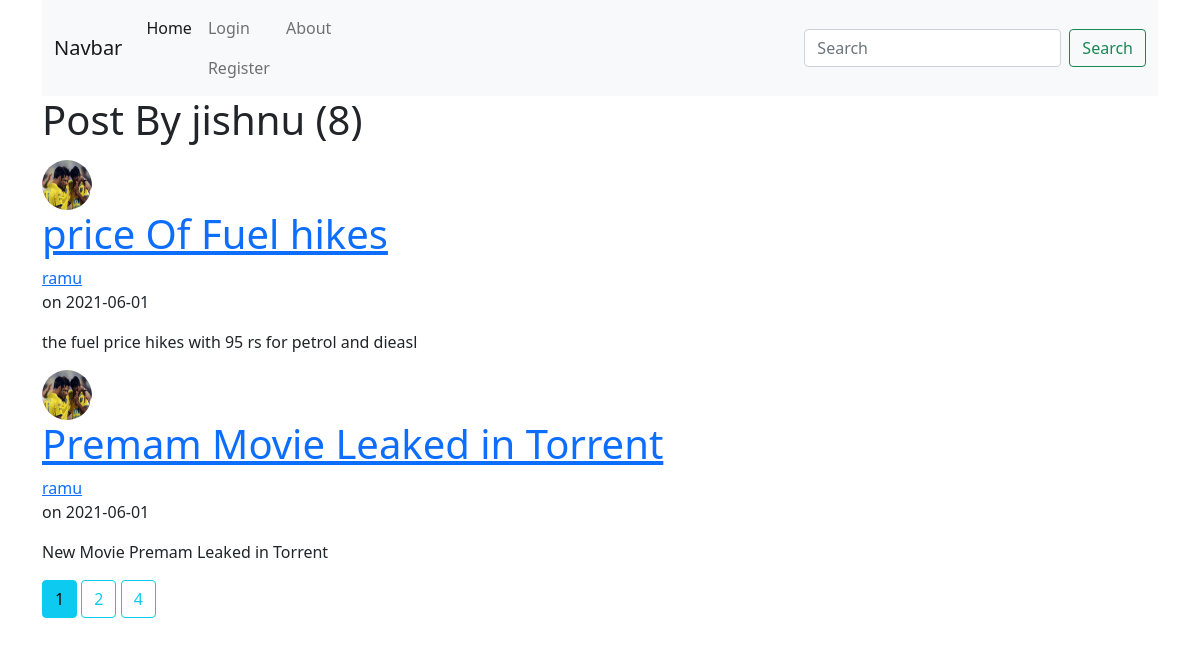
The app's page /user/jishnu with its own data.
### flask_blog/models.py (models this page shows, shortened)
class User(db.Model, UserMixin):
    id = db.Column(db.Integer ,primary_key = True)
    username = db.Column(db.String(20), unique = True ,nullable = False)
    email = db.Column(db.String(120),unique = True, nullable = False)
    image_file = db.Column(db.String(20) ,nullable = False, default = 'default.jpg')
    password = db.Column(db.String(60) ,nullable = False)
    posts = db.relationship('Post' ,backref = 'author' ,lazy=True)

class Post(db.Model):
    id = db.Column(db.Integer ,primary_key = True)
    title = db.Column(db.String(100) ,nullable = False)
    date_posted = db.Column(db.DateTime ,nullable = False,default = datetime.utcnow)
    content = db.Column(db.Text,nullable = False)
    user_id = db.Column(db.Integer ,db.ForeignKey('user.id'),nullable = False)

### flask_blog/users/routes.py (the view)
@users.route("/user/<string:username>")
def user_posts(username):
    page = request.args.get('page', 1, type = int)
    user = User.query.filter_by(username=username).first_or_404()
    posts = Post.query\
    .order_by(Post.date_posted.desc())\
    .paginate(page = page ,per_page = 2)
    return render_template('user_posts.html', posts = posts, user=user)

### flask_blog/templates/user_posts.html (shortened to what this page needs)
{% extends "layout.html" %}
{% block content %}
    <h1 class="mb-3">Post By {{ user.username }} ({{ posts.total }})</h1>
    {% for post in posts.items %}
        <article class = "media content-section">
            <div>
                <img class = 'rounded-circle article-img' src="{{ url_for('static' , filename = 'Images/' + post.author.image_file) }}" width="50" height="50">
                <h1><a href="{{ url_for('posts.post', post_id = post.id) }}">{{ post.title }}</a></h1>
            </div>
            <div class="media-body">
                <div class="article-metadata">
                    <a href="{{ url_for('users.user_posts' ,username = post.author.username) }}"> {{ post.author.username }}</a>
                    <p class="mr-2"> on {{ post.date_posted.strftime('%Y-%m-%d') }}</p>
                    <p class="article-content">{{ post.content }}</p>
                </div>
            </div>
        </article>
    {% endfor %}
    {% for page_num in posts.iter_pages(left_edge=1,right_edge=1,left_current=1,right_current=2) %}
        {% if page_num %}
            {% if posts.page == page_num %}
                <a class="btn btn-info mb-4" href="{{ url_for('users.user_posts' , username = user.username,page=page_num) }}">{{ page_num }}</a>
            {% else %}
                <a class="btn btn-outline-info mb-4" href="{{ url_for('users.user_posts' , username = user.username ,page=page_num) }}">{{ page_num }}</a>
            {% endif %}
        {% endif %}
    {% endfor %}
{% endblock %}

### records on screen
User: username "jishnu"
Post: image_file (picture), title "price Of Fuel hikes", author.username "ramu", date_posted "2021-06-01", content "the fuel price hikes with 95 rs for petrol and dieasl"
Post: image_file (picture), title "Premam Movie Leaked in Torrent", author.username "ramu", date_posted "2021-06-01", content "New Movie Premam Leaked in Torrent"

### other values on screen
{{ posts.total }} "8"
{{ page_num }} "1"
{{ page_num }} "2" "4"
